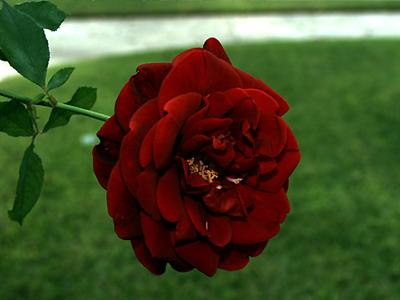
#> input picture datas/f3.jpg, 400 x 300 px
$ jupyter execute '52-积分图像计算.ipynb'   (shell and % lines are left out)
#> lines starting #> are read from the running program, lines starting #| are printed output that depends on the picture
# 积分图像计算

积分图像是Crow在1984年首次提出，是为了在多尺度透视投影中提高渲染速度。随后这种技术被应用到基于NCC的快速匹配、对象检测和SURF变换中、基于统计学的快速滤波器等方面。积分图像是一种在图像中快速计算矩形区域和的方法，这种算法主要优点是一旦积分图像首先被计算出来我们可以计算图像中任意大小矩形区域的和而且是在常量时间内。这样在图像模糊、边缘提取、对象检测的时候极大降低计算量、提高计算速度。第一个应用积分图像技术的应用是在Viola-Jones的对象检测框架中出现。

在积分图像(Integral Image - ii)上任意位置(x, y)处的ii(x, y)表示该点左上角所有像素之和，表示如下：

从给定图像I从上到下、从左到右计算得到和的积分图像公式如下：

其中(x<0 || y<0) 时ii(x,y)=0, i(x,y)=0

得到积分图像之后，图像中任意矩形区域和通过如下公式计算：

 在图像处理中有两个常用的相关算法，这就是积分图像(Integral Image)和积分直方图(Integral Histogram)，本文来讲解这两个算法的基本原理。

 在本文中主要以灰度图像来讲解。一个图像内矩形区域的积分是指这个矩形区域内所有灰度值的和，如图所示：


所选定区域的积分为：

如图以3x6图像为例，左侧是原始图像，右侧是其积分图像，其中(2,4)位置的积分为16：

如果每个像素点都公式计算其积分，其运算量就太大了，为了减少计算量，专家经过推导给出了如下计算方法：如图所示：

- 区域1 : = sum(A);
- 区域2 : = sum(A + B);
- 区域3 : = sum(A + C);
- 区域4 : = sum(A + B + C + D);

所以，如果需要计算D区域中的灰度和，则

sum(D) = 区域4 - 区域2 - 区域3 + 区域1 （都是灰度值）。

很明显，这里仅仅只需要通过查表得到 1、2、3、4点的积分图像的值即可得到。由此计算任意点积分方法可以化为：

其中integral(i,j)表示(i,j)点积分值，而image(i,j)表示的是该点图像灰度值，由此可以知道计算一个图像积分的运算量与这个图像的大小差不多。
  下面再说，积分直方图(Integral Histogram)。一个图像内矩形区域的积分积分直方图是指这个矩形区域内所有灰度值的频数。普通的灰度直方图是指一个图像各灰度级出现的频数，如图所示：


而积分直方图如图所示：

本图是一个灰度级为[0,9]的图像，H(4,5)表示的是(0,0)到(4,5)所有像素所有灰度级出现的频数，即后面的数字[2 1 4 3 2 2 2 1 2 1]表示灰度级[0 1 2 3 4 5 6 7 8 9]在区域里出現的频数。如同积分图的计算方法，积分直方图也可以用类似的方法进行。

公式如下：

也就是可以如下进行：

[cell 1]
import matplotlib.pyplot as plt
import cv2
import numpy as np
import skimage
import skimage.io
import imageio

[cell 2]
src = imageio.imread('../datas/f3.jpg')
#> src is the input picture: shape (300, 400, 3); mean R, G, B 72.4, 78.6, 41.2
gray = cv2.cvtColor(src,cv2.COLOR_RGB2GRAY)
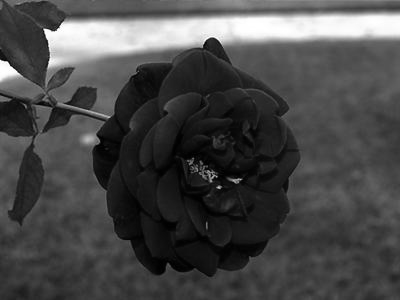
#> gray: shape (300, 400); min 0, max 255, mean 72.5

[cell 3]
def sum_region(top_left, bottom_right, integral_image):
    #Getting co-ordinates
    tlx, tly = top_left[0], top_left[1]
    brx, bry = bottom_right[0], bottom_right[1]
    #Getting values of the edge points
    A = integral_image[tlx][tly]
    B = integral_image[tlx][bry]
    C = integral_image[brx][tly]
    D = integral_image[brx][bry]
    #Calculating sum
    S = D - B - C + A
    return S

def to_integral_image_gray(img):
    #Getting the shape of img
    m, n = img.shape
#> m = 300; n = 400
    integral_image = np.zeros((m+1, n+1))
    for i in range(1, m+1):
        integral_image[i][1] = img[i-1][0] +  integral_image[i-1][1]
    for j in range(1, n+1):
        integral_image[1][j] = img[0][j-1] +  integral_image[1][j-1]
#> integral_image: shape (301, 401) float64; min 0, max 37855, mean 82.2
    for i in range(2, m+1):
        for j in range(2, n+1):
            integral_image[i][j] = (img[i-1][j-1] +  integral_image[i-1][j] +  integral_image[i][j-1] - integral_image[i-1][j-1])
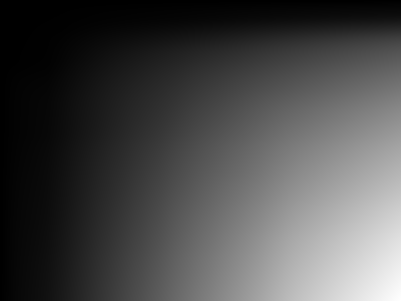
#> integral_image: shape (301, 401) float64; min 0, max 8685072, mean 2549628.3; drawn with min black and max white
    return  integral_image

[cell 4]
dr = to_integral_image_gray(src[:,:,0])
dg = to_integral_image_gray(src[:,:,1])
#> after the loop in to_integral_image_gray (call 2), `for j in range(1, n+1):`: integral_image: shape (301, 401) float64; min 0, max 53534, mean 121.9
#> after the loop in to_integral_image_gray (call 2), `for i in range(2, m+1):`:
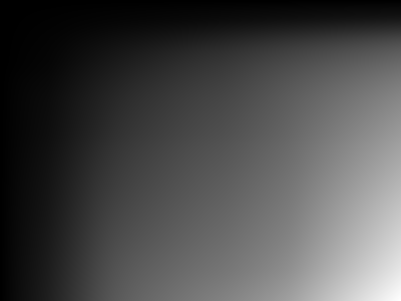
#> integral_image: shape (301, 401) float64; min 0, max 9435084, mean 2758646.4; drawn with min black and max white
db = to_integral_image_gray(src[:,:,2])
#> after the loop in to_integral_image_gray (call 3), `for j in range(1, n+1):`: integral_image: shape (301, 401) float64; min 0, max 27407, mean 62
#> after the loop in to_integral_image_gray (call 3), `for i in range(2, m+1):`:
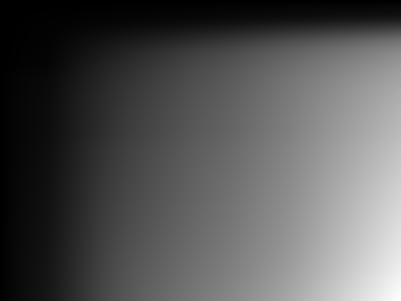
#> integral_image: shape (301, 401) float64; min 0, max 4944826, mean 1656679.1; drawn with min black and max white
dst = cv2.merge([dr,dg,db])
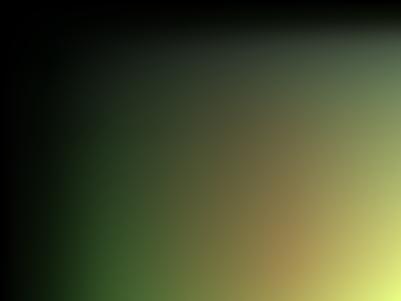
#> dst: shape (301, 401, 3) float64; mean R, G, B 2549628.3, 2758646.4, 1656679.1; drawn with min black and max white
dst = np.clip(dst,0,255)
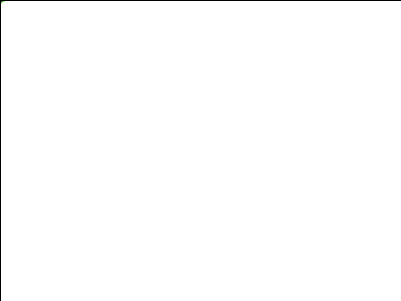
#> dst: shape (301, 401, 3) float64; mean R, G, B 253.5, 253.5, 253.5
dst = np.uint8(dst)

[cell 5]
plt.imshow(dr,'gray')

[cell 6]
def to_integral_image2(img_arr):
    row_sum = np.zeros(img_arr.shape)
    integral_image_arr = np.zeros((img_arr.shape[0]+1, img_arr.shape[1]+1))
    for y in range(img_arr.shape[1]):
        for x in range(img_arr.shape[0]):
            row_sum[x, y] = row_sum[x,y-1] + img_arr[x, y]
            integral_image_arr[x+1, y+1] = integral_image_arr[x, y+1] + row_sum[x, y]
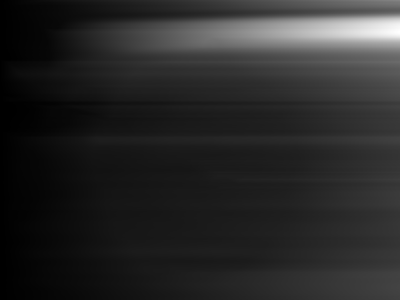
#> row_sum: shape (300, 400) float64; min 12, max 88414, mean 14104.7; drawn with min black and max white
    return integral_image_arr

def sum_region2(integral_image_arr, top_left, bottom_right):
    if top_left == bottom_right:
        return integral_image_arr[top_left]
    top_right = (top_left[0], bottom_right[1])
    bottom_left = (bottom_right[0], top_left[1])
    return integral_image_arr[bottom_right] - integral_image_arr[top_right] - integral_image_arr[bottom_left] + integral_image_arr[top_left]

[cell 7]
dst = to_integral_image2(gray)

[cell 8]
plt.imshow(dst,'gray')

[cell 9]
ii = sum_region2(dst,0,0)
#> ii = 401 values from 0 to 0

[cell 10]
# 直接调用OpenCV函数

integral = cv2.integral(gray)

$ run again, with datas/f1.jpg copied over datas/f3.jpg
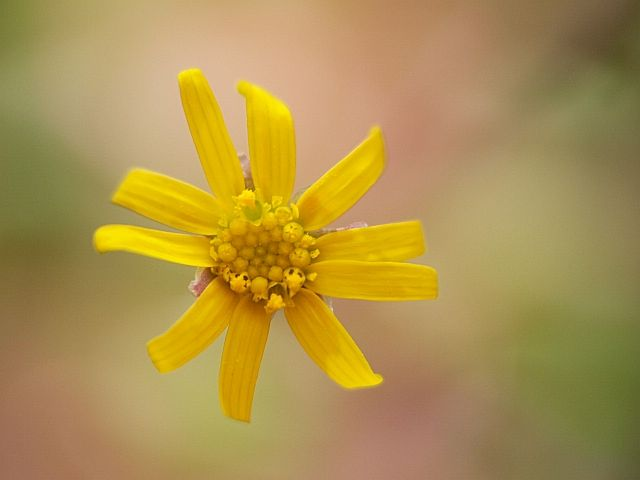
#> input picture datas/f1.jpg, 640 x 480 px
#> src is the input picture: shape (480, 640, 3); mean R, G, B 173.2, 145.8, 78.8
#> after the loop in to_integral_image_gray, `for i in range(2, m+1):`:
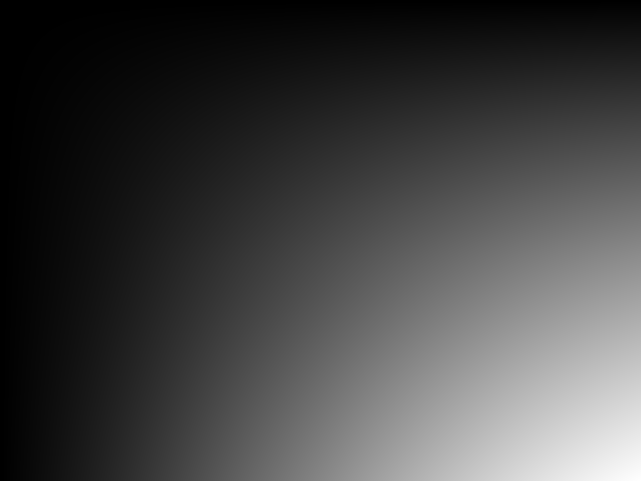
#> integral_image: shape (481, 641) float64; min 0, max 53213276, mean 14046291.3; drawn with min black and max white
#> after the loop in to_integral_image2, `for y in range(img_arr.shape[1]):`:
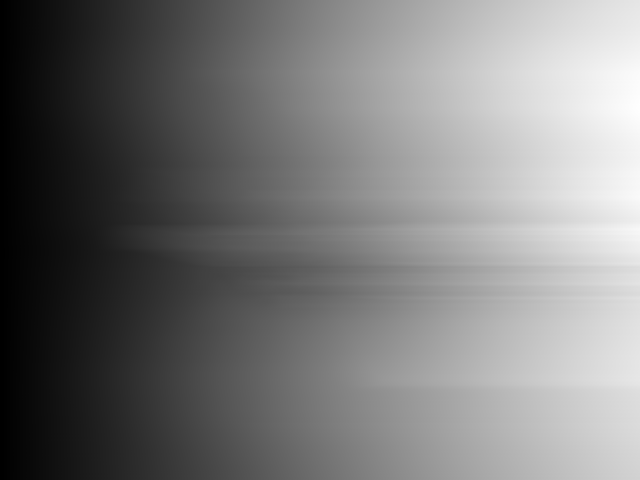
#> row_sum: shape (480, 640) float64; min 99, max 101837, mean 48233.8; drawn with min black and max white
#> ii = 641 values from 0 to 0

$ run again, with datas/f4.jpg copied over datas/f3.jpg
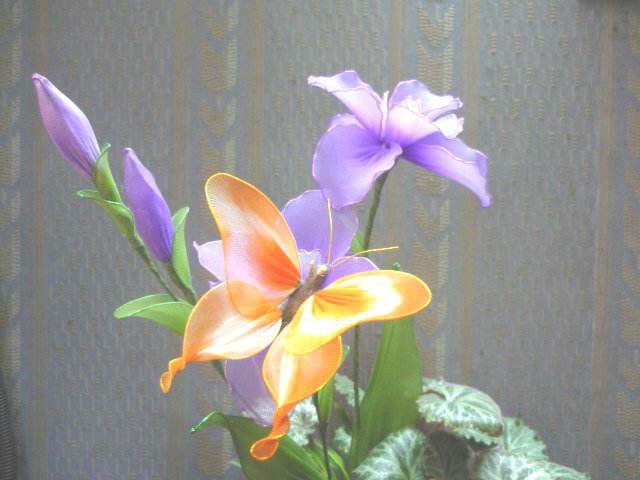
#> input picture datas/f4.jpg, 640 x 480 px
#> src is the input picture: shape (480, 640, 3); mean R, G, B 150.1, 147.8, 142.8
#> after the loop in to_integral_image_gray, `for i in range(2, m+1):`:
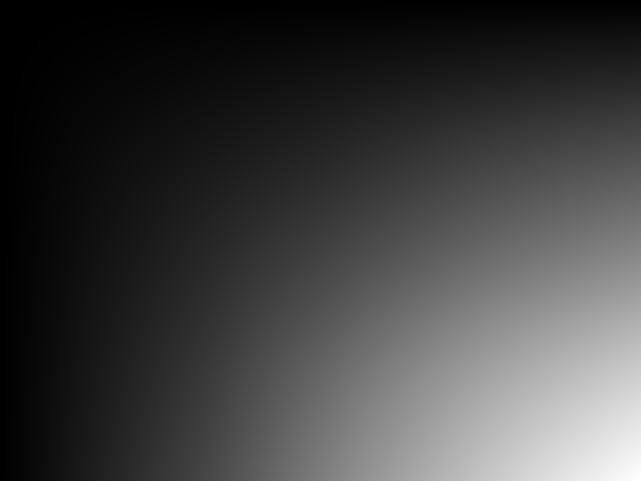
#> integral_image: shape (481, 641) float64; min 0, max 46100331, mean 11521172.4; drawn with min black and max white
#> after the loop in to_integral_image2, `for y in range(img_arr.shape[1]):`:
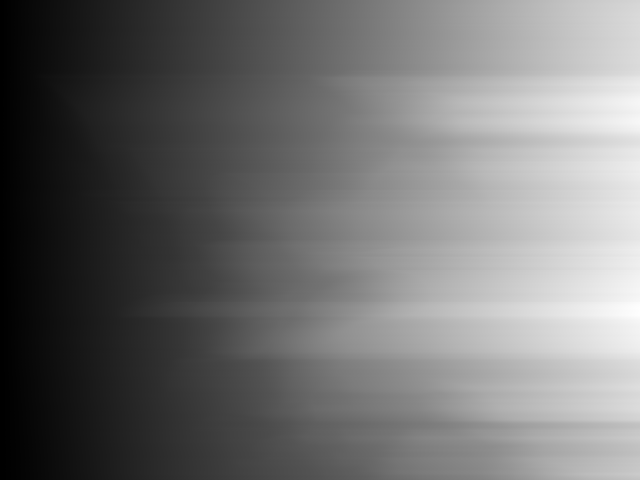
#> row_sum: shape (480, 640) float64; min 67, max 105966, mean 46580; drawn with min black and max white
#> ii = 641 values from 0 to 0
